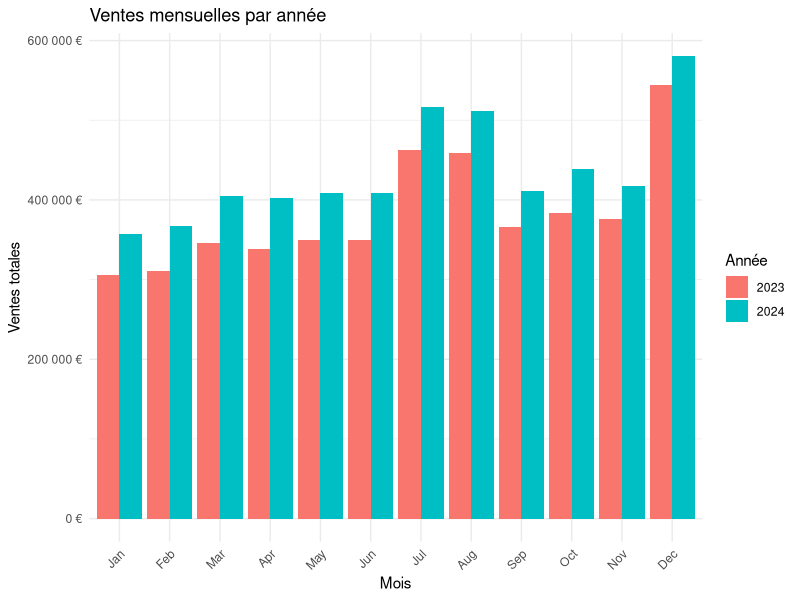
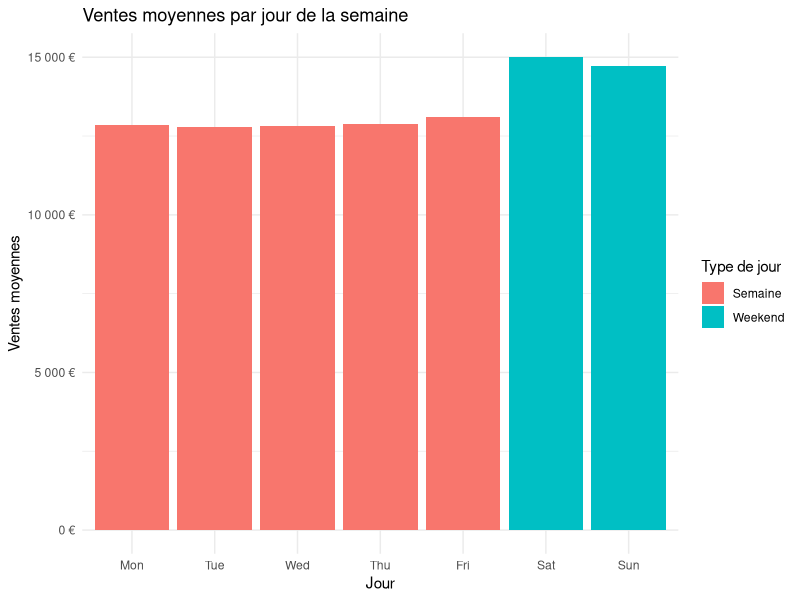
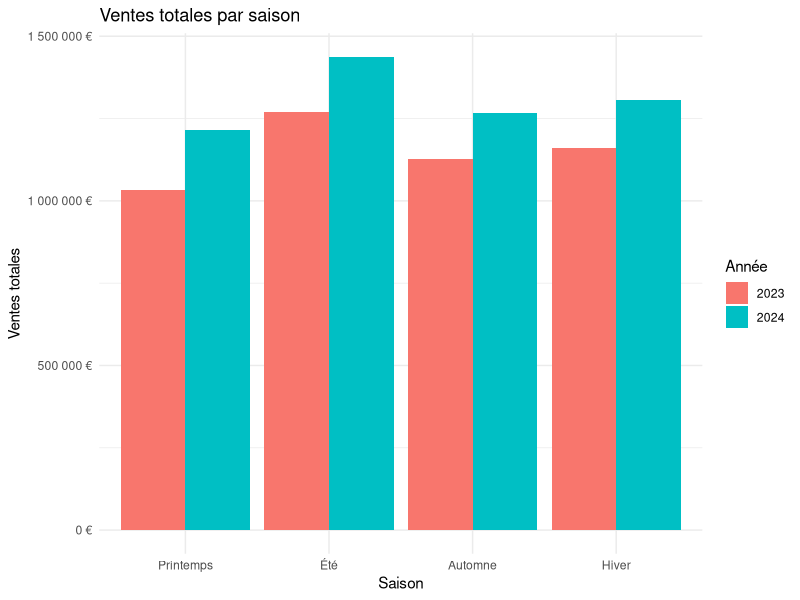
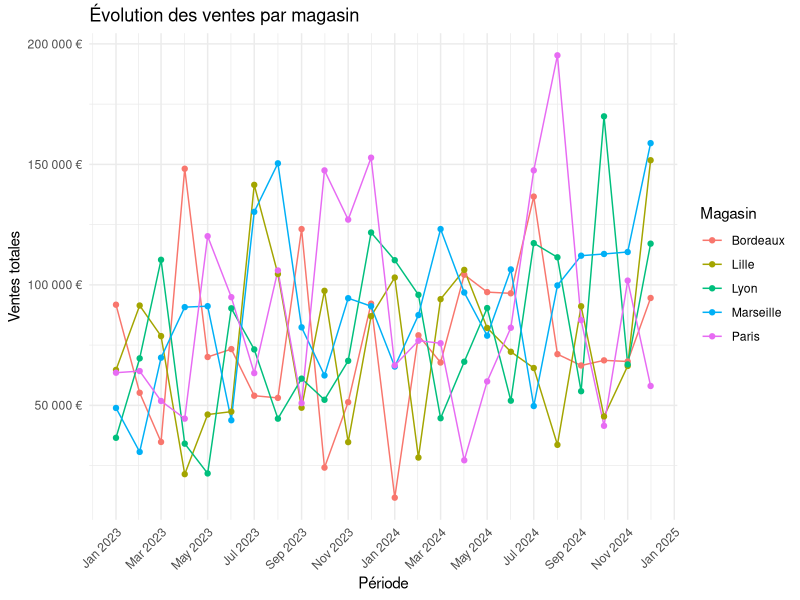
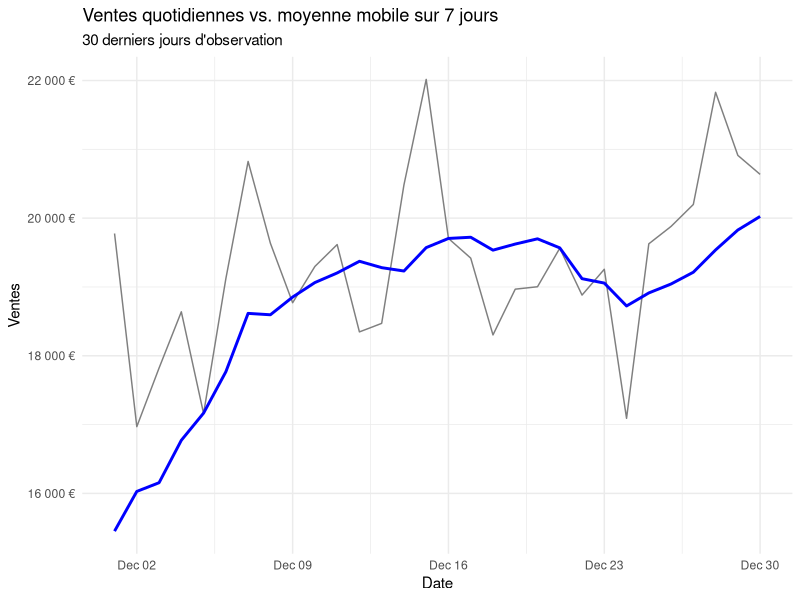

Reproduce these figures in R, in order.
## ---- chunk 1
knitr::opts_chunk$set(echo = TRUE, warning = FALSE, message = FALSE)
library(lubridate)
library(dplyr)
library(ggplot2)
library(tidyr)
library(scales)
## ---- chunk 2
# Format année-mois-jour
ymd("2025-02-25")

# Format jour-mois-année
dmy("25-02-2025")

# Format mois-jour-année (format américain)
mdy("02/25/2025")

# Fonctionne avec différents séparateurs ou sans
ymd("2025.02.25")
ymd("20250225")
## ---- chunk 3
# Année-mois-jour heure-minute-seconde
ymd_hms("2025-02-25 14:30:45")

# Jour-mois-année heure-minute
dmy_hm("25-02-2025 14:30")
## ---- chunk 4
# Création d'une date
ma_date <- ymd("2025-02-25")

# Extraction des composants
year(ma_date)    # Année
month(ma_date)   # Mois (numérique)
month(ma_date, label = TRUE, abbr = FALSE)  # Nom du mois complet
day(ma_date)     # Jour du mois
wday(ma_date, label = TRUE, week_start = 1)  # Jour de la semaine (débutant lundi)
quarter(ma_date) # Trimestre
## ---- chunk 5
# Copier la date pour démonstration
date_modifiee <- ma_date

# Modification de l'année
year(date_modifiee) <- 2026
date_modifiee

# Modification du mois (en une ligne)
date_modifiee <- date_modifiee %>% month(5)
date_modifiee
## ---- chunk 6
ma_date <- ymd("2025-02-25")

# Ajouter différentes unités de temps
ma_date + days(10)
ma_date + weeks(2)
ma_date + months(3)
ma_date + years(1)

# Combinaison d'opérations
ma_date + days(5) + months(1)

# Différence entre deux dates
date1 <- ymd("2025-01-15")
date2 <- ymd("2025-03-25")
interval <- interval(date1, date2)
as.period(interval)
## ---- chunk 7
# Démonstration de la différence
ymd("2025-01-31") + months(1)  # Respecte le calendrier
ymd("2025-01-31") + dmonths(1)  # Ajoute une durée fixe
## ---- chunk 8
# Fonction pour générer des ventes avec patterns saisonniers
generer_ventes <- function(n_jours, date_debut) {
  set.seed(123)
  
  # Séquence de dates
  dates <- seq(ymd(date_debut), ymd(date_debut) + days(n_jours - 1), by = "day")
  
  # Tendance générale à la hausse
  tendance <- seq(1, n_jours) * 5
  
  # Saisonnalité hebdomadaire (weekend +)
  saisonnalite_hebdo <- ifelse(wday(dates) %in% c(1, 7), 2000, 0)
  
  # Saisonnalité mensuelle (fin de mois +)
  saisonnalite_mensuelle <- ifelse(day(dates) >= 25, 1000, 0)
  
  # Saisonnalité annuelle (été et Noël +)
  mois <- month(dates)
  saisonnalite_annuelle <- case_when(
    mois %in% c(7, 8) ~ 3000,  # Été
    mois == 12 ~ 5000,         # Noël
    mois == 1 ~ -1000,         # Janvier (après Noël)
    TRUE ~ 0
  )
  
  # Valeurs de base avec bruit aléatoire
  base <- 10000
  bruit <- rnorm(n_jours, mean = 0, sd = 1000)
  
  # Génération des ventes journalières
  ventes <- base + tendance + saisonnalite_hebdo + saisonnalite_mensuelle + 
    saisonnalite_annuelle + bruit
  
  # Création du dataframe
  data.frame(
    date = dates,
    ventes = round(pmax(ventes, 0)),
    magasin = sample(c("Paris", "Lyon", "Marseille", "Bordeaux", "Lille"), n_jours, replace = TRUE)
  )
}

# Génération de deux ans de données
ventes <- generer_ventes(730, "2023-01-01")

# Aperçu des données
head(ventes)
## ---- chunk 9
# Enrichissement des données avec composantes temporelles
ventes_enrichies <- ventes %>%
  mutate(
    annee = year(date),
    mois = month(date, label = TRUE),
    trimestre = quarter(date),
    semaine = week(date),
    jour_semaine = wday(date, label = TRUE, week_start = 1),
    jour_mois = day(date),
    weekend = ifelse(wday(date) %in% c(1, 7), "Weekend", "Semaine"),
    saison = case_when(
      month(date) %in% c(12, 1, 2) ~ "Hiver",
      month(date) %in% c(3, 4, 5) ~ "Printemps",
      month(date) %in% c(6, 7, 8) ~ "Été",
      TRUE ~ "Automne"
    )
  )

# Structure des données enrichies
glimpse(ventes_enrichies)
## ---- chunk 10
# Ventes mensuelles
ventes_mensuelles <- ventes_enrichies %>%
  group_by(annee, mois) %>%
  summarise(ventes_totales = sum(ventes)) %>%
  ungroup()

# Visualisation
ggplot(ventes_mensuelles, aes(x = mois, y = ventes_totales, fill = factor(annee))) +
  geom_col(position = "dodge") +
  scale_y_continuous(labels = label_number(suffix = " €", big.mark = " ")) +
  labs(
    title = "Ventes mensuelles par année",
    x = "Mois",
    y = "Ventes totales",
    fill = "Année"
  ) +
  theme_minimal() +
  theme(axis.text.x = element_text(angle = 45, hjust = 1))
## ---- chunk 11
# Ventes par jour de semaine
ventes_jour_semaine <- ventes_enrichies %>%
  group_by(jour_semaine, weekend) %>%
  summarise(ventes_moyennes = mean(ventes)) %>%
  ungroup()

# Visualisation
ggplot(ventes_jour_semaine, aes(x = jour_semaine, y = ventes_moyennes, fill = weekend)) +
  geom_col() +
  scale_y_continuous(labels = label_number(suffix = " €", big.mark = " ")) +
  labs(
    title = "Ventes moyennes par jour de la semaine",
    x = "Jour",
    y = "Ventes moyennes",
    fill = "Type de jour"
  ) +
  theme_minimal()
## ---- chunk 12
# Ventes par saison et par année
ventes_saison <- ventes_enrichies %>%
  group_by(annee, saison) %>%
  summarise(ventes_totales = sum(ventes)) %>%
  ungroup()

# Réordonner les saisons
ventes_saison$saison <- factor(ventes_saison$saison, 
                               levels = c("Printemps", "Été", "Automne", "Hiver"))

# Visualisation
ggplot(ventes_saison, aes(x = saison, y = ventes_totales, fill = factor(annee))) +
  geom_col(position = "dodge") +
  scale_y_continuous(labels = label_number(suffix = " €", big.mark = " ")) +
  labs(
    title = "Ventes totales par saison",
    x = "Saison",
    y = "Ventes totales",
    fill = "Année"
  ) +
  theme_minimal()
## ---- chunk 13
# Ventes mensuelles par magasin
ventes_magasin <- ventes_enrichies %>%
  group_by(annee, mois, magasin) %>%
  summarise(ventes_totales = sum(ventes)) %>%
  ungroup()

# Fusion année-mois pour la visualisation
ventes_magasin <- ventes_magasin %>%
  mutate(periode = ymd(paste0(annee, "-", as.numeric(mois), "-01")))

# Visualisation
ggplot(ventes_magasin, aes(x = periode, y = ventes_totales, color = magasin)) +
  geom_line() +
  geom_point() +
  scale_x_date(date_labels = "%b %Y", date_breaks = "2 months") +
  scale_y_continuous(labels = label_number(suffix = " €", big.mark = " ")) +
  labs(
    title = "Évolution des ventes par magasin",
    x = "Période",
    y = "Ventes totales",
    color = "Magasin"
  ) +
  theme_minimal() +
  theme(axis.text.x = element_text(angle = 45, hjust = 1))
## ---- chunk 14
# Calcul des jours exceptionnels (ventes supérieures à la moyenne + 2 écarts-types)
moyenne_ventes <- mean(ventes_enrichies$ventes)
ecart_type_ventes <- sd(ventes_enrichies$ventes)
seuil_exceptionnel <- moyenne_ventes + 2 * ecart_type_ventes

jours_exceptionnels <- ventes_enrichies %>%
  filter(ventes > seuil_exceptionnel) %>%
  arrange(desc(ventes))

# Affichage des 10 meilleurs jours de vente
knitr::kable(
  head(jours_exceptionnels %>% 
         select(date, jour_semaine, mois, ventes, magasin), 10),
  caption = "Top 10 des jours de vente exceptionnels",
  format.args = list(big.mark = " ")
)
## ---- chunk 15
# Intervalles entre jours exceptionnels
jours_pic <- jours_exceptionnels %>%
  arrange(date) %>%
  pull(date)

# Calcul des intervalles (en jours)
intervalles <- diff(jours_pic)

# Statistiques sur les intervalles
resume_intervalles <- data.frame(
  intervalle_min = min(intervalles),
  intervalle_median = median(intervalles),
  intervalle_moyen = mean(intervalles),
  intervalle_max = max(intervalles)
)

knitr::kable(resume_intervalles, 
       caption = "Statistiques sur les intervalles entre pics de vente (en jours)")
## ---- chunk 16
# Création de dates futures pour prévision
dates_futures <- seq(max(ventes$date) + days(1), 
                     max(ventes$date) + days(30), by = "day")

# Préparation du dataframe pour les prévisions
previsions <- data.frame(
  date = dates_futures,
  jour_semaine = wday(dates_futures, label = TRUE),
  mois = month(dates_futures, label = TRUE),
  jour_mois = day(dates_futures)
)

# Application des facteurs saisonniers identifiés
previsions <- previsions %>%
  mutate(
    facteur_weekend = ifelse(wday(date) %in% c(1, 7), 1.2, 1),
    facteur_fin_mois = ifelse(jour_mois >= 25, 1.1, 1),
    facteur_mois = case_when(
      mois %in% c("juil.", "août") ~ 1.3,
      mois == "déc." ~ 1.5,
      mois == "janv." ~ 0.9,
      TRUE ~ 1
    ),
    ventes_prevues = 15000 * facteur_weekend * facteur_fin_mois * facteur_mois
  )

# Aperçu des prévisions
knitr::kable(
  head(previsions %>% 
         select(date, jour_semaine, ventes_prevues), 10),
  caption = "Prévision des ventes pour les 10 prochains jours",
  format.args = list(big.mark = " ")
)
## ---- chunk 17
# Calcul des moyennes mobiles sur 7 jours
ventes_moyennes_mobiles <- ventes %>%
  arrange(date) %>%
  mutate(
    ventes_moy_7j = zoo::rollmean(ventes, k = 7, fill = NA, align = "right"),
    periode_debut = date - days(6),
    periode_fin = date
  )

# Visualisation des dernières 30 observations
tail_ventes <- tail(ventes_moyennes_mobiles, 30)

ggplot(tail_ventes, aes(x = date)) +
  geom_line(aes(y = ventes), color = "gray50") +
  geom_line(aes(y = ventes_moy_7j), color = "blue", size = 1) +
  scale_y_continuous(labels = label_number(suffix = " €", big.mark = " ")) +
  labs(
    title = "Ventes quotidiennes vs. moyenne mobile sur 7 jours",
    subtitle = "30 derniers jours d'observation",
    x = "Date",
    y = "Ventes"
  ) +
  theme_minimal()
## ---- chunk 18
# Identification des jours où les ventes dépassent 20 000 €
jours_20k <- ventes %>%
  filter(ventes > 20000) %>%
  arrange(date) %>%
  pull(date)

# Calcul des intervalles entre ces jours
intervalles_20k <- data.frame(
  date_debut = head(jours_20k, -1),
  date_fin = tail(jours_20k, -1),
  intervalle = as.numeric(diff(jours_20k))
)

# Affichage des 5 premiers intervalles
knitr::kable(
  head(intervalles_20k, 5),
  caption = "Intervalles (en jours) entre les ventes dépassant 20 000 €"
)
## ---- chunk 19
# Définition des périodes commerciales
periodes_commerciales <- function(date) {
  case_when(
    (month(date) == 11 & day(date) >= 25) | 
      (month(date) == 12 & day(date) <= 31) ~ "Fêtes de fin d'année",
    (month(date) >= 6 & month(date) <= 8) ~ "Période estivale",
    (month(date) >= 1 & month(date) <= 2) ~ "Soldes d'hiver",
    (month(date) >= 6 & month(date) <= 7 & day(date) <= 15) ~ "Soldes d'été",
    TRUE ~ "Période normale"
  )
}

# Application à nos données
ventes_periodes <- ventes %>%
  mutate(periode_commerciale = periodes_commerciales(date))

# Analyse des ventes par période commerciale
resume_periodes <- ventes_periodes %>%
  group_by(periode_commerciale) %>%
  summarise(
    ventes_totales = sum(ventes),
    ventes_moyennes = mean(ventes),
    nb_jours = n()
  ) %>%
  arrange(desc(ventes_moyennes))

# Visualisation
knitr::kable(
  resume_periodes,
  caption = "Performance des ventes par période commerciale",
  format.args = list(big.mark = " ")
)
## ---- chunk 20
# Exemples de formatage
ma_date <- ymd("2025-02-25")

formats <- c(
  "%d/%m/%Y", 
  "%A %d %B %Y", 
  "%d %b %Y", 
  "Semaine %U, %Y"
)

# Application des différents formats
formats_affiches <- sapply(formats, function(fmt) format(ma_date, fmt))

# Affichage des résultats
data.frame(
  Format = formats,
  Résultat = formats_affiches
)
## ---- chunk 21
# Création d'une date avec heure et fuseau horaire
date_paris <- ymd_hms("2025-02-25 14:30:00", tz = "Europe/Paris")
date_paris

# Conversion vers d'autres fuseaux horaires
date_ny <- with_tz(date_paris, tzone = "America/New_York")
date_tokyo <- with_tz(date_paris, tzone = "Asia/Tokyo")

# Comparaison
data.frame(
  Ville = c("Paris", "New York", "Tokyo"),
  Heure_locale = c(
    format(date_paris, "%H:%M:%S"),
    format(date_ny, "%H:%M:%S"),
    format(date_tokyo, "%H:%M:%S")
  ),
  Date = c(
    format(date_paris, "%d %b %Y"),
    format(date_ny, "%d %b %Y"),
    format(date_tokyo, "%d %b %Y")
  ),
  Fuseau = c(tz(date_paris), tz(date_ny), tz(date_tokyo))
)
## ---- chunk 22
# Exemple de dates avec valeurs manquantes
dates_avec_na <- c("2025-02-25", NA, "2025-03-01")
dates_parsees <- ymd(dates_avec_na)
dates_parsees

# Vérification des NA
is.na(dates_parsees)

# Filtrage des NA
dates_parsees[!is.na(dates_parsees)]
